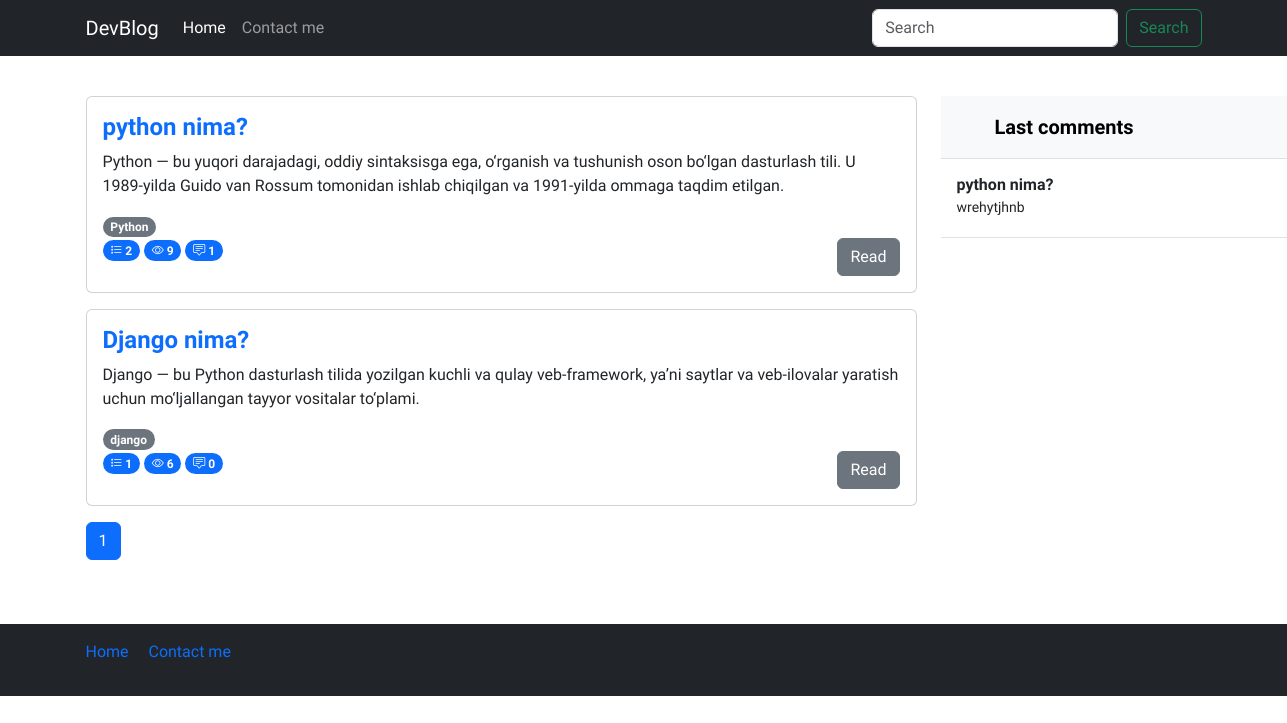
The app's page /Python/posts with its own data.
### pageapp/models.py (models this page shows, shortened)
class Post(models.Model):
    title = models.CharField(max_length=200)
    body = models.TextField()
    author = models.CharField(max_length=100)
    category = models.ForeignKey(Category, on_delete=models.PROTECT, related_name='categories')
    tag = models.ManyToManyField(Tag)
    views = models.PositiveIntegerField(default=0)
    publish_date = models.DateTimeField(auto_now_add=True)
    published = models.BooleanField(default=True)
    on_top = models.BooleanField(default=True)

class Tag(models.Model):
    name = models.CharField(max_length=500)
    slug = models.CharField(max_length=250)

class Comment(models.Model):
    author = models.CharField(max_length=100,blank=False)
    comment = models.TextField(verbose_name = "Comment")
    post = models.ForeignKey(Post,on_delete=models.CASCADE, related_name='comments')

### pageapp/views.py (the view)
# urls.py: path("<category_slug>/posts", views.category_list, name='category_list'),
def category_list(request, category_slug):
    category = Category.objects.get(slug=category_slug)
    posts = Post.objects.filter(category=category)
    last_comments = Comment.objects.all().order_by("-id")[:10]
    paginator = Paginator(posts, 3)
    page_number = request.GET.get("page")
    page_obj = paginator.get_page(page_number)
    return render(request, "index.html", context={"page_obj": page_obj, "last_comments": last_comments})

### templates/index.html (shortened to what this page needs)
{% load static %}
<!DOCTYPE html>
<html lang="en">
  <head>
    <link rel="stylesheet" href="{% static 'css/style.css' %}" />
    <link
      rel="stylesheet"
      href="https://cdn.jsdelivr.net/npm/bootstrap-icons@1.11.3/font/bootstrap-icons.min.css"
    />
    <link
      href="https://cdn.jsdelivr.net/npm/bootstrap@5.3.2/dist/css/bootstrap.min.css"
      rel="stylesheet"
    />
  </head>
  <body>
    <header>
      <nav class="navbar navbar-expand-md navbar-dark bg-dark mb-4">
        <div class="container">
          <a class="navbar-brand" href="/">DevBlog</a>
          <div class="collapse navbar-collapse" id="navbarCollapse">
            <ul class="navbar-nav me-auto mb-2 mb-md-0">
              <li class="nav-item">
                <a class="nav-link active" aria-current="page" href="{% url 'blog:home' %}">Home</a>
              </li>
              <li class="nav-item">
                <a class="nav-link" href="{% url 'blog:contact' %}">Contact me</a>
              </li>
            </ul>
            <form
              class="d-flex"
              role="search"
              action="{% url 'blog:search' %}"
              method="get"
            >
              <input
                class="form-control me-2"
                name="query"
                type="search"
                placeholder="Search"
                aria-label="Search"
                control-id="ControlID-1"
              />
              <button
                class="btn btn-outline-success"
                type="submit"
                control-id="ControlID-2"
              >
                Search
              </button>
            </form>
          </div>
        </div>
      </nav>
    </header>
    <main>
      <section>
        <div class="container-md">
          <div class="row">
            <div class="col-sm-12 col-md-9">
              {% for post in page_obj %}
              <div class="card mb-3">
                <div class="card-body">
                  <div class="content">
                    <a
                      href="{% url 'blog:detail' post.id %}"
                      class="text-decoration-none"
                    >
                      <h4 class="card-title fw-bold">{{post.title}}</h4></a
                    >
                    <p class="card-text">{{post.body|truncatewords:'35'}}</p>
                    {% for tag in post.tag.all %}
                    <span class="badge rounded-pill text-bg-secondary"
                      >{{tag.name}}</span
                    >
                    {% endfor %}
                    <br />
                    <span class="badge bg-primary rounded-pill">
                      <i class="bi bi-list-stars"></i>
                      {{post.ratings.all.count}}
                    </span>
                    <span class="badge bg-primary rounded-pill">
                      <i class="bi bi-eye"></i>
                      {{post.views}}
                    </span>
                    <span class="badge bg-primary rounded-pill">
                      <i class="bi bi-chat-square-text"></i>
                      {{post.comments.all.count}}
                    </span>
                    <a
                      href="{% url 'blog:detail' post.id %}"
                      class="btn btn-secondary float-end"
                      >Read</a
                    >
                  </div>
                </div>
              </div>
              {% empty %}
              <h3>Posts not found !</h3>
              {% endfor %}
              <nav aria-label="...">
                <ul class="pagination">
                  {% for page in page_obj.paginator.page_range %}
                  <li class="page-item {% if page_obj.number == page %} active {% endif %}">
                    <a class="page-link" href="?page={{ page }}">{{ page }}</a>
                  </li>
                  {% endfor %}
                </ul>
              </nav>
            </div>
            <div class="col-sm-none col-md-3">
              <div
                class="d-flex flex-column align-items-stretch flex-shrink-0 bg-body-tertiary"
                style="width: 380px"
              >
                <a
                  href="/"
                  class="d-flex align-items-center flex-shrink-0 p-3 link-body-emphasis text-decoration-none border-bottom"
                >
                  <svg class="bi pe-none me-2" width="30" height="24">
                    <use xlink:href="#bootstrap"></use>
                  </svg>
                  <span class="fs-5 fw-semibold">Last comments</span>
                </a>
                <div
                  class="list-group list-group-flush border-bottom scrollarea"
                >
                  {% for comment in last_comments %}
                  <a
                    href="{% url 'blog:detail' comment.post.id %}"
                    class="list-group-item list-group-item-action py-3 lh-sm"
                  >
                    <div
                      class="d-flex w-100 align-items-center justify-content-between"
                    >
                      <strong class="mb-1">{{comment.post.title}}</strong>
                    </div>
                    <div class="col-10 mb-1 small">{{comment.comment}}</div>
                  </a>
                  {% endfor %}
                </div>
              </div>
            </div>
          </div>
        </div>
      </section>
    </main>
    <footer class="footer mt-auto text-white-50 bg-dark">
      <div class="container">
        <div class="row my-5">
          <div class="col-12">
            <nav
              style="--bs-breadcrumb-divider: '|'"
              aria-label="breadcrumb"
              class="py-3"
            >
              <ol class="breadcrumb">
                <li class="breadcrumb-item">
                  <a href="/" class="text-decoration-none">Home</a>
                </li>
                <li class="breadcrumb-item" aria-current="page">
                  <a href="{% url 'blog:contact' %}" class="text-decoration-none">Contact me</a>
                </li>
              </ol>
            </nav>
          </div>
        </div>
      </div>
    </footer>
  </body>
</html>

### staticfiles/css/style.css (style rules this page uses)
* { font-family: 'Onest', sans-serif !important; }

### records on screen
Post: title "python nima?", body "Python — bu yuqori darajadagi, oddiy sintaksisga ega, o‘rganish va tushunish oson bo‘lgan dasturlash tili. U 1989-yilda Guido van Rossum tomonidan ishlab chiqilgan va 1991-yilda ommaga taqdim etilgan.", ratings.all.count "2", views "9", comments.all.count "1"
Tag: name "Python"
Post: title "Django nima?", body "Django — bu Python dasturlash tilida yozilgan kuchli va qulay veb-framework, ya’ni saytlar va veb-ilovalar yaratish uchun mo‘ljallangan tayyor vositalar to‘plami.", ratings.all.count "1", views "6", comments.all.count "0"
Tag: name "django"
Comment: post "python nima?", comment "wrehytjhnb"

### other values on screen
{{ page }} "1"
